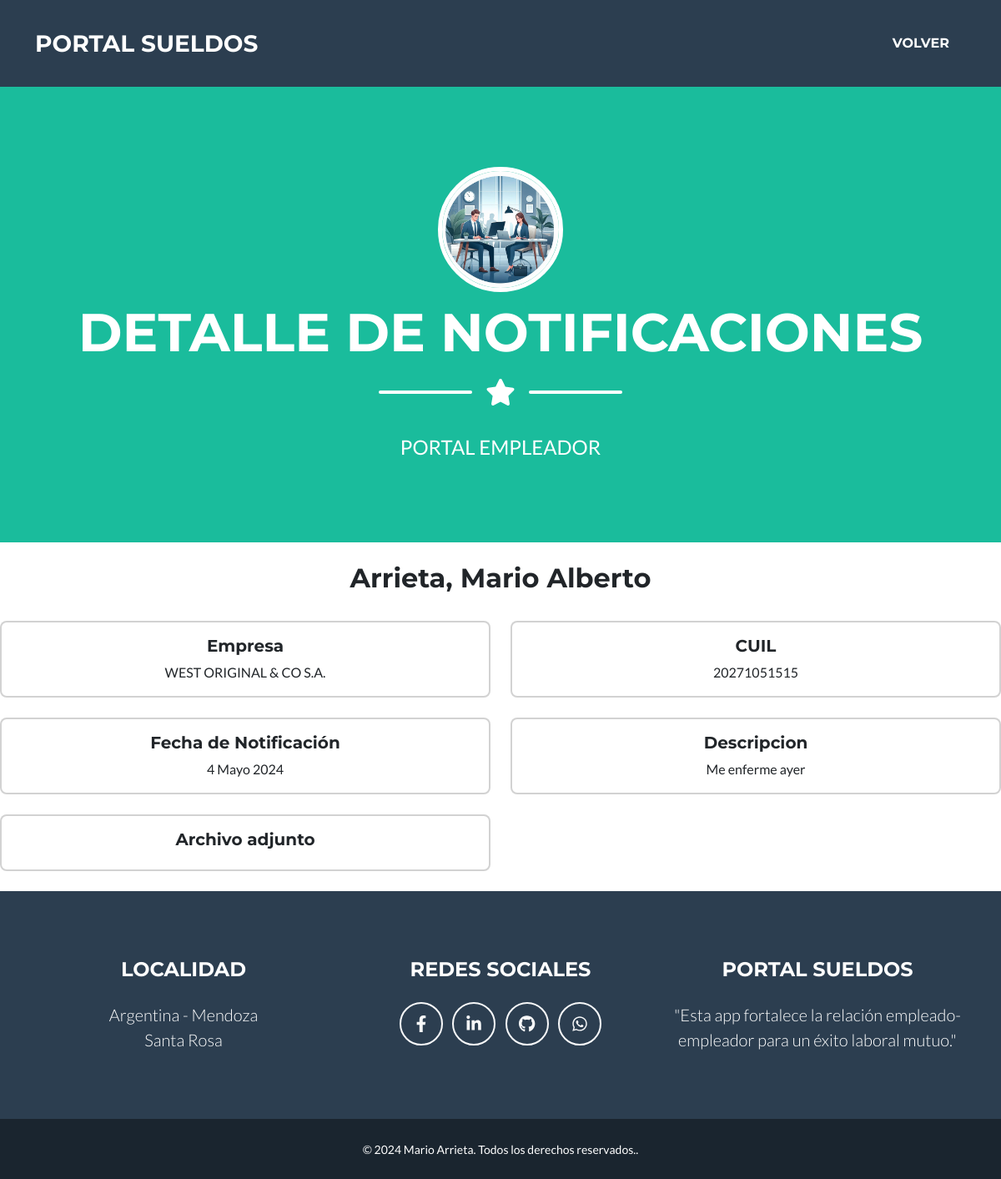
/empleador/notificaciones/detail/1, run on an earlier commit of the app's database.
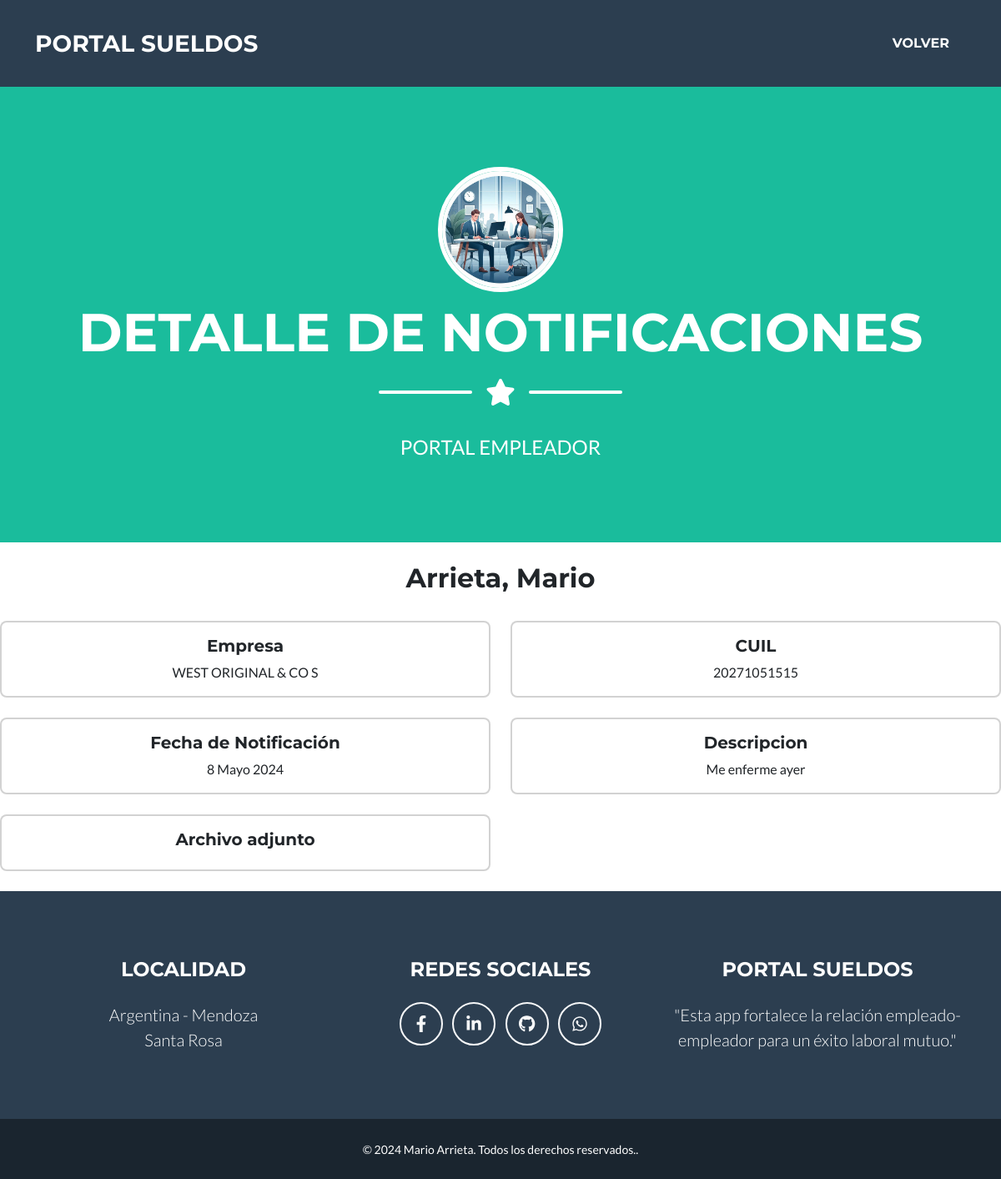
And on a later commit of the database.
### empleado/models.py (models this page shows, shortened)
class Notificaciones(models.Model):
    empleado = models.ForeignKey (Empleado, on_delete=models.CASCADE, verbose_name= "Empleado")
    fecha_notificacion = models.DateField(auto_now=True, verbose_name="Fecha de Notificación")
    tipo = models.CharField(max_length=20, choices=tipo_notificacion, verbose_name= "Tipo")
    descripcion = models.CharField(null= True, blank=True, max_length=200, verbose_name="Descripcion")
    archivo_adjunto = models.FileField (null=True, blank=True, upload_to="archivos/recibos/", verbose_name="Archivo adjunto")
    visto = models.BooleanField (editable=False, default=False, verbose_name="Visto")
    class Meta:
        verbose_name_plural = "Notificaciones"

### empleador/models.py (models this page shows, shortened)
class Empleado (models.Model):
    empleador = models.ForeignKey (Empleador, on_delete=models.CASCADE, verbose_name="Empleador")
    apellido = models.CharField(max_length=50, verbose_name="Apellido")
    nombre = models.CharField(max_length=50, verbose_name="Nombre")
    cuil = models.PositiveIntegerField(validators=[validate_cuil_length], unique=True, verbose_name="CUIL")
    fecha_ingreso = models.DateField(verbose_name="Fecha de ingreso")
    email = models.EmailField(verbose_name= "e-Mail ")
    class Meta:
        verbose_name = "Empleado"
        verbose_name_plural = "Empleados"

class Empleador (models.Model):
    razonSocial = models.CharField(max_length=50, verbose_name="Razon Social")
    cuit = models.PositiveIntegerField(validators=[validate_cuil_length], unique=True, verbose_name="CUIT")
    email = models.EmailField(verbose_name="e-Mail")
    class Meta:
        verbose_name = "Empleador"
        verbose_name_plural = "Empleadores"

### empleador/views.py (the view)
class NotificacionesDetail(DetailView):
    model = Notificaciones
    template_name = "empleador/notificaciones_detail.html"

### empleador/templates/empleador/notificaciones_detail.html (shortened to what this page needs)
{% extends 'core/base.html' %}
{% load static %}
{% block  titulo%}
   <li class="nav-item mx-0 mx-lg-1">
      <a class="nav-link py-3 px-0 px-lg-3 rounded" href="{% url 'empleador:index' %}">Volver</a>
   </li>
{% endblock titulo %}
{% block imagen %}
   {% static 'empleador/img/empleador.webp' %}
{% endblock imagen %}
{% block pagina%}
   DETALLE DE NOTIFICACIONES
{% endblock pagina%}
{% block mensaje%}
   PORTAL EMPLEADOR
{% endblock mensaje%}
{% block formulario %}
   <br>
   <div class="detalle-notificaciones">
      <h2 class="text-center">{{ object.empleado.apellido}}, {{ object.empleado.nombre }}</h2><br>
      <div class="row row-cols-1 row-cols-md-2 g-4">
         <div class="col">
            <div class="card text-center">
                  <div class="card-body">
                     <h5 class="card-title">Empresa</h5>
                     <p class="card-text">{{ object.empleado.empleador.razonSocial }}</p>
                  </div>
            </div>
         </div>
         <div class="col">
            <div class="card text-center">
                  <div class="card-body">
                     <h5 class="card-title">CUIL</h5>
                     <p class="card-text">{{ object.empleado.cuil }}</p>
                  </div>
            </div>
         </div>
         <div class="col">
            <div class="card text-center">
                  <div class="card-body">
                     <h5 class="card-title">Fecha de Notificación</h5>
                     <p class="card-text">{{ object.fecha_notificacion }}</p>
                  </div>
            </div>
         </div>
         <div class="col">
            <div class="card text-center">
                  <div class="card-body">
                     <h5 class="card-title">Descripcion</h5>
                     <p class="card-text">{{ object.descripcion }}</p>
                  </div>
            </div>
         </div>
         <div class="col">
            <div class="card text-center">
                  <div class="card-body">
                     <h5 class="card-title">Archivo adjunto</h5>
                  </div>
            </div>
         </div>
      </div>
   </div>
   <br>
{% endblock formulario %}

What changed in the data, as far as the page shows it:
changed Notificaciones "Me enferme ayer": empleado.nombre "Mario Alberto" → "Mario"; empleado.empleador.razonSocial "WEST ORIGINAL & CO S.A." → "WEST ORIGINAL & CO S"; fecha_notificacion "4 Mayo 2024" → "8 Mayo 2024"
